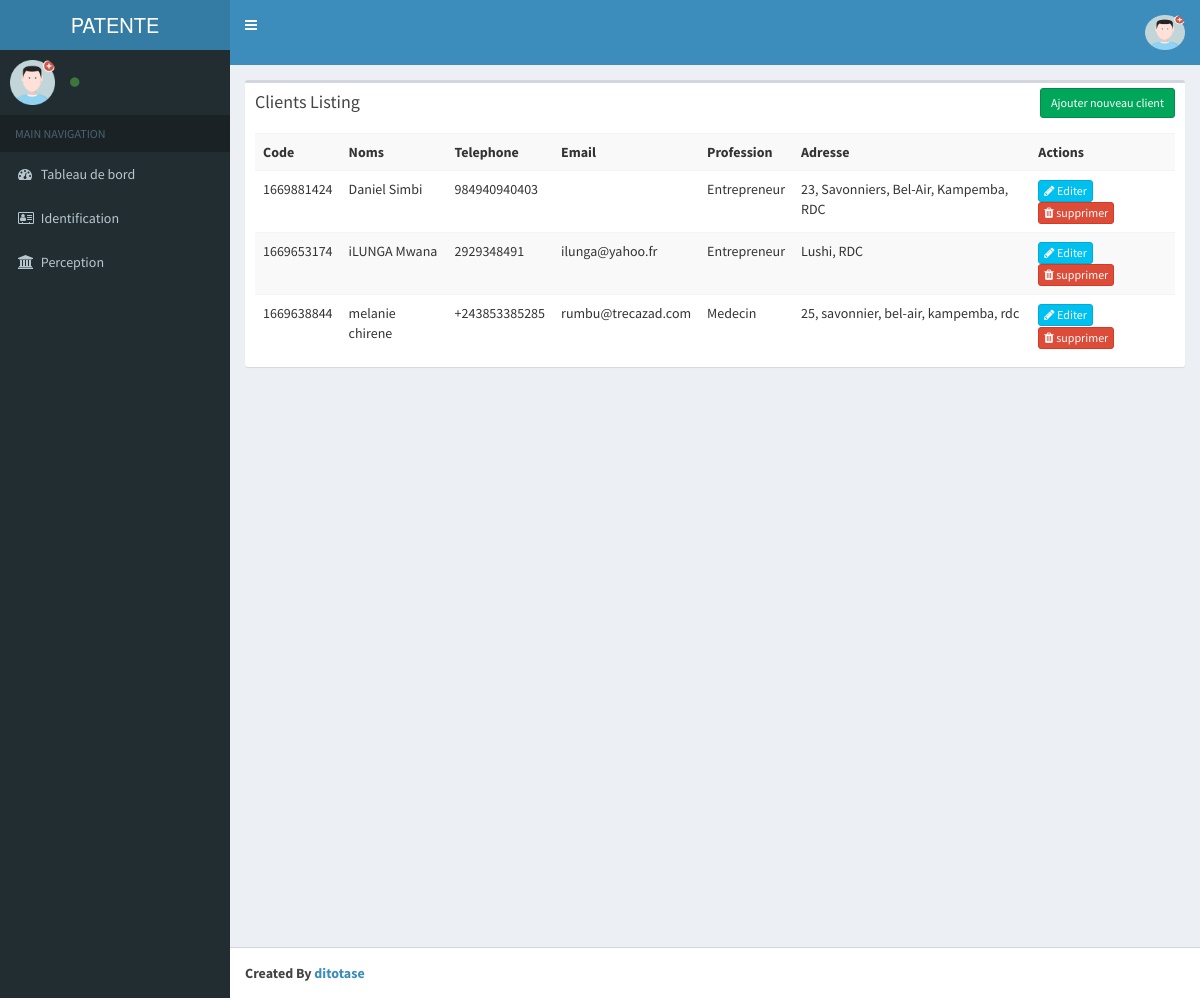
/index.php/client, run on the app's committed database.
### tables this page shows
CREATE TABLE `tb_dgi_clients` (
  `client_id` int NOT NULL,
  `noms_complet` varchar(75) DEFAULT NULL,
  `telephone` varchar(25) DEFAULT NULL,
  `email` varchar(75) DEFAULT NULL,
  `profession` varchar(75) DEFAULT NULL,
  `adresse` text,
  `client_code` varchar(50) DEFAULT NULL
);

### application/controllers/Client.php (called while the page is built, shortened)
<?php
class Client extends CI_Controller{
    function __construct()
    {
        $this->load->model('Client_model');
    }
    function index()
    {
        $params['limit'] = RECORDS_PER_PAGE;
        $params['offset'] = ($this->input->get('per_page')) ? $this->input->get('per_page') : 0;
        $data['clients'] = $this->Client_model->get_all_clients($params);
        $data['_view'] = 'client/index';
        $this->load->view('layouts/main',$data);
    }
}

### index.php (called while the page is built, shortened)
<?php
require_once BASEPATH.'core/CodeIgniter.php';

### application/models/Client_model.php (called while the page is built, shortened)
<?php
class Client_model extends CI_Model
{
    function get_all_clients_count()
    {
        $this->db->from('tb_dgi_clients');
        return $this->db->count_all_results();
    }
    function get_all_clients($params = array())
    {
        $this->db->order_by('client_id', 'desc');
        if(isset($params) && !empty($params))
        {
            $this->db->limit($params['limit'], $params['offset']);
        }
        return $this->db->get('tb_dgi_clients')->result_array();
    }
}

### application/views/client/index.php (the view, shortened to what this page needs)
<div class="row">
    <div class="col-md-12">
        <div class="box">
            <div class="box-header">
                <h3 class="box-title">Clients Listing</h3>
            	<div class="box-tools">
                    <a href="<?php echo site_url('client/add'); ?>" class="btn btn-success btn-sm">Ajouter nouveau client</a>
                </div>
            </div>
            <div class="box-body table-responsive">
                <table class="table table-sm table-striped">
                    <tr>
						<th>Code</th>
						<th>Noms</th>
						<th>Telephone</th>
						<th>Email</th>
						<th>Profession</th>
						<th>Adresse</th>
						<th>Actions</th>
                    </tr>
                    <?php foreach($clients as $t){ ?>
                    <tr>
						<td><?php echo $t['client_code']; ?></td>
						<td><?php echo $t['noms_complet']; ?></td>
						<td><?php echo $t['telephone']; ?></td>
						<td><?php echo $t['email']; ?></td>
						<td><?php echo $t['profession']; ?></td>
						<td><?php echo $t['adresse']; ?></td>
						<td>
                            <a href="<?php echo site_url('client/edit/'.$t['client_id']); ?>" class="btn btn-info btn-xs"><span class="fa fa-pencil"></span> Editer</a>
                            <a href="<?php echo site_url('client/remove/'.$t['client_id']); ?>" class="btn btn-danger btn-xs"><span class="fa fa-trash"></span> supprimer</a>
                        </td>
                    </tr>
                    <?php } ?>
                </table>
            </div>
        </div>
    </div>
</div>

### data on the page
tb_dgi_clients: client_code "1669881424", noms_complet "Daniel Simbi", telephone "984940940403", profession "Entrepreneur", adresse "23, Savonniers, Bel-Air, Kampemba, RDC"
tb_dgi_clients: client_code "1669653174", noms_complet "iLUNGA Mwana", telephone "2929348491", email "ilunga@yahoo.fr", profession "Entrepreneur", adresse "Lushi, RDC"
tb_dgi_clients: client_code "1669638844", noms_complet "melanie chirene", telephone "+243853385285", email "rumbu@trecazad.com", profession "Medecin", adresse "25, savonnier, bel-air, kampemba, rdc"
